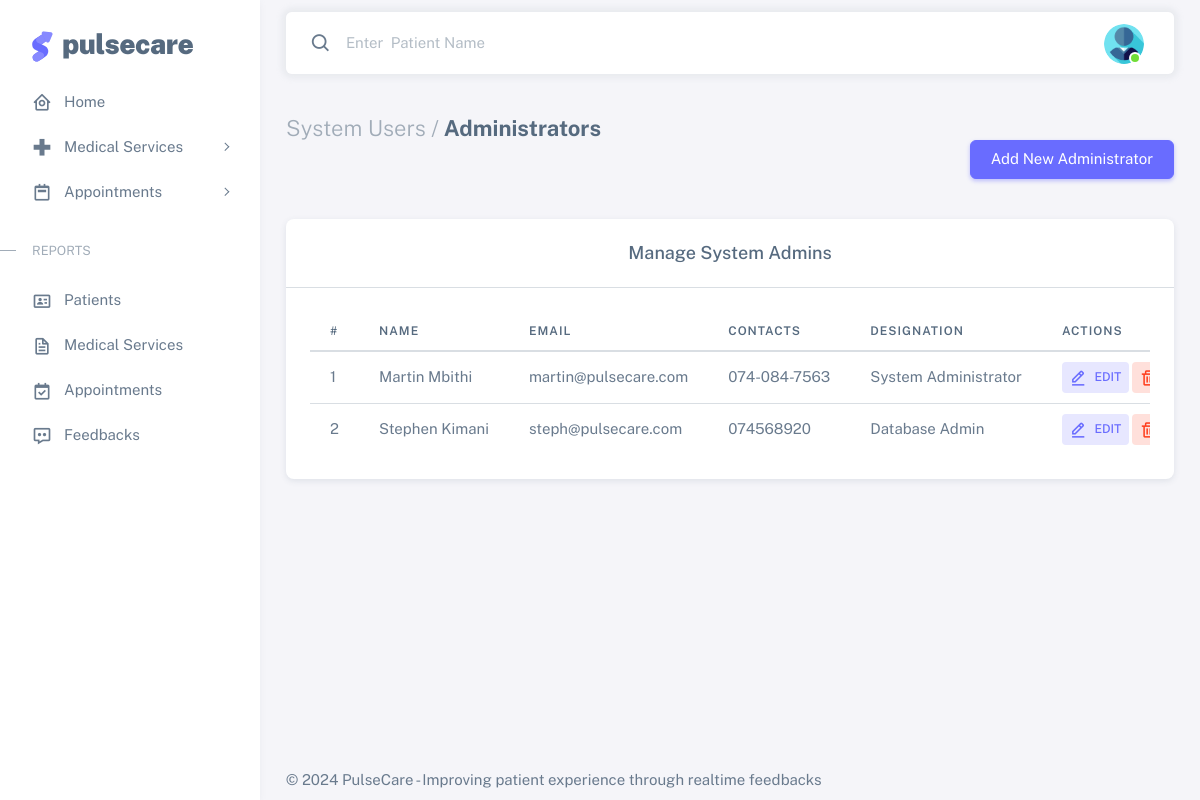
/views/users_administrator.php (signed in), run on the app's committed database.
### tables this page shows
CREATE TABLE `users` (
  `user_id` int(200) NOT NULL,
  `user_names` varchar(200) NOT NULL,
  `user_email` varchar(200) NOT NULL,
  `user_password` varchar(200) NOT NULL,
  `user_phone` varchar(200) NOT NULL,
  `user_access_level` varchar(200) NOT NULL,
  `user_designation` varchar(200) DEFAULT NULL,
  `user_change_password` int(200) NOT NULL DEFAULT 1,
  `user_account_status` int(5) NOT NULL DEFAULT 0
);

### config/checklogin.php (called while the page is built, shortened)
<?php
$user_id = mysqli_real_escape_string($mysqli, $_SESSION['user_id']);

### views/users_administrator.php (shortened to what this page needs)
<?php
require_once('../config/config.php');
require_once('../config/checklogin.php');
require_once('../helpers/users.php');
require_once('../partials/head.php');
?>
<body>
    <div class="layout-wrapper layout-content-navbar">
        <div class="layout-container">
            <?php require_once('../partials/aside.php'); ?>
            <div class="layout-page">
                <?php require_once('../partials/navbar.php'); ?>
                <div class="content-wrapper">
                    <div class="container-xxl flex-grow-1 container-p-y">
                        <h4 class="fw-bold py-3 mb-4">
                            <span class="text-muted fw-light">System Users /</span> Administrators
                            <div class="d-flex justify-content-end">
                                <a class="btn btn-primary" data-bs-toggle="modal" data-bs-target="#add_user" href="javascript:void(0);">Add New Administrator</a>
                            </div>
                        </h4>
                        <div class="row">
                            <div class="col-xl-12">
                                <div class="card mb-4">
                                    <h5 class="card-header text-center">Manage System Admins</h5>
                                    <hr class="my-0" />
                                    <div class="card-body">
                                        <div class="table-responsive text-nowrap">
                                            <table class="table data_table">
                                                <thead>
                                                    <tr>
                                                        <th>#</th>
                                                        <th>Name</th>
                                                        <th>Email</th>
                                                        <th>Contacts</th>
                                                        <th>Designation</th>
                                                        <th>Actions</th>
                                                    </tr>
                                                </thead>
                                                <tbody class="table-border-bottom-0">
                                                    <?php
                                                    $user_sql = mysqli_query(
                                                        $mysqli,
                                                        "SELECT * FROM  users WHERE user_access_level = 'System Administrator'"
                                                    );
                                                    $cnt = 1;
                                                    if (mysqli_num_rows($user_sql) > 0) {
                                                        while ($user = mysqli_fetch_array($user_sql)) {
                                                    ?>
                                                            <tr>
                                                                <td><?php echo $cnt; ?></td>
                                                                <td><?php echo $user['user_names']; ?></td>
                                                                <td><?php echo $user['user_email']; ?></td>
                                                                <td><?php echo $user['user_phone']; ?></td>
                                                                <td><?php echo $user['user_designation']; ?></td>
                                                                <td>
                                                                    <a class="badge bg-label-primary" data-bs-toggle="modal" data-bs-target="#edit_<?php echo $user['user_id']; ?>" href="javascript:void(0);"><i class="bx bx-edit-alt me-1"></i> Edit</a>
                                                                    <a class="badge bg-label-danger" data-bs-toggle="modal" data-bs-target="#delete_<?php echo $user['user_id']; ?>" href="javascript:void(0);"><i class="bx bx-trash me-1"></i> Delete</a>
                                                                </td>
                                                            </tr>
                                                    <?php
                                                            $cnt = $cnt + 1;
                                                        }
                                                    } ?>
                                                </tbody>
                                            </table>
                                        </div>
                                    </div>
                                </div>
                            </div>
                        </div>
                    </div>
                </div>
                <?php require_once('../partials/footer.php'); ?>
            </div>
        </div>
    </div>
</body>
</html>

### partials/navbar.php (shortened to what this page needs)
<?php
$users_sql = mysqli_query(
    $mysqli,
    "SELECT user_id, user_names, user_access_level FROM users WHERE user_id = '{$user_id}'"
);
if (mysqli_num_rows($users_sql) > 0) {
    while ($user_detail = mysqli_fetch_array($users_sql)) {
?>
        <nav
            class="layout-navbar container-xxl navbar navbar-expand-xl navbar-detached align-items-center bg-navbar-theme"
            id="layout-navbar">
            <div class="navbar-nav-right d-flex align-items-center" id="navbar-collapse">
                <?php if ($_SESSION['user_access_level'] != 'Patient') { ?>
                    <form action="users_patients">
                        <div class="navbar-nav align-items-center">
                            <div class="nav-item d-flex align-items-center">
                                <i class="bx bx-search fs-4 lh-0"></i>
                                <input
                                    type="text"
                                    class="form-control border-0 shadow-none"
                                    placeholder="Enter  Patient Name"
                                    aria-label="Search..." />
                            </div>
                        </div>
                    </form>
                <?php } ?>
                <ul class="navbar-nav flex-row align-items-center ms-auto">
                    <li class="nav-item navbar-dropdown dropdown-user dropdown">
                        <a class="nav-link dropdown-toggle hide-arrow" href="profile" data-bs-toggle="dropdown">
                            <div class="avatar avatar-online">
                                <img src="../public/img/avatars/no-profile.png" alt class="w-px-40 h-auto rounded-circle" />
                            </div>
                        </a>
                    </li>
                </ul>
            </div>
        </nav>
<?php }
} ?>

### data on the page
users: user_names "Martin Mbithi", user_email "martin@pulsecare.com", user_phone "074-084-7563", user_designation "System Administrator"
users: user_names "Stephen Kimani", user_email "steph@pulsecare.com", user_phone "074568920", user_designation "Database Admin"
